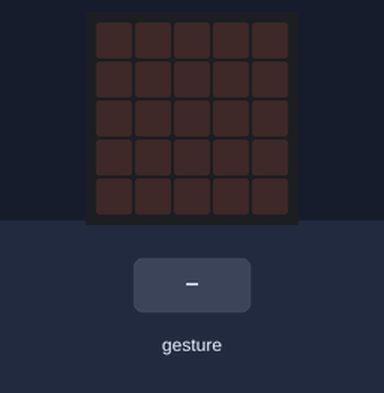
A program run on a simulated BBC micro:bit (MakeCode). On the bench: the board's 5×5 LED display. The inputs (shaded band) are chosen by the test bench. A tilt is held for 1.5 s and a shake lasts 1 s, then the board lies face up again.

Above: at 1.2 s.
1.3 s: gesture 'shake'
At 2.3 s:
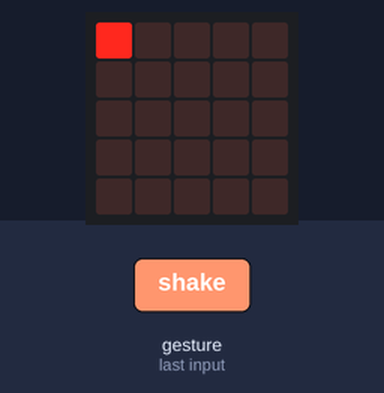
3.0 s: gesture 'shake'
At 3.6 s:
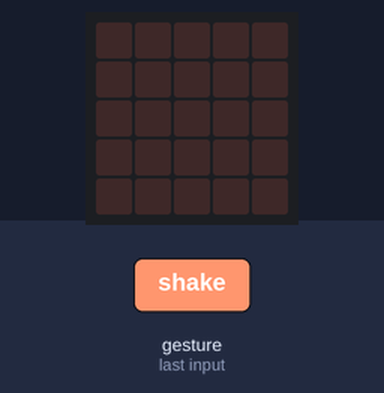
Timing chart, 0 to 6.0 s (numbered marks = the images above; inputs shaded):
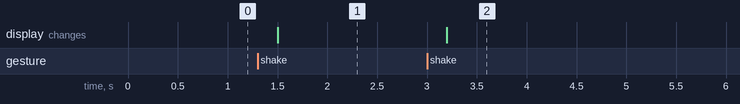

Measured:
- after the input at 1.3 s, the display: changes after 0.20 s (image 1)
- after the input at 3.0 s, the display: changes after 0.20 s (image 2)

The program:

main.ts
```typescript
input.onGesture(Gesture.Shake, function () {
    led.toggle(0, 0)
    while (false) {
        if (true) {

        } else {

        }
        radio.sendString("")
    }
})
radio.setGroup(1)
basic.forever(function () {
    music.playMelody("- - - - - - - - ", 120)
})
```

test.ts
```typescript
// les tests vont ici ; cela ne sera pas compilé si ce paquet est utilisé en tant qu'extension.
```
